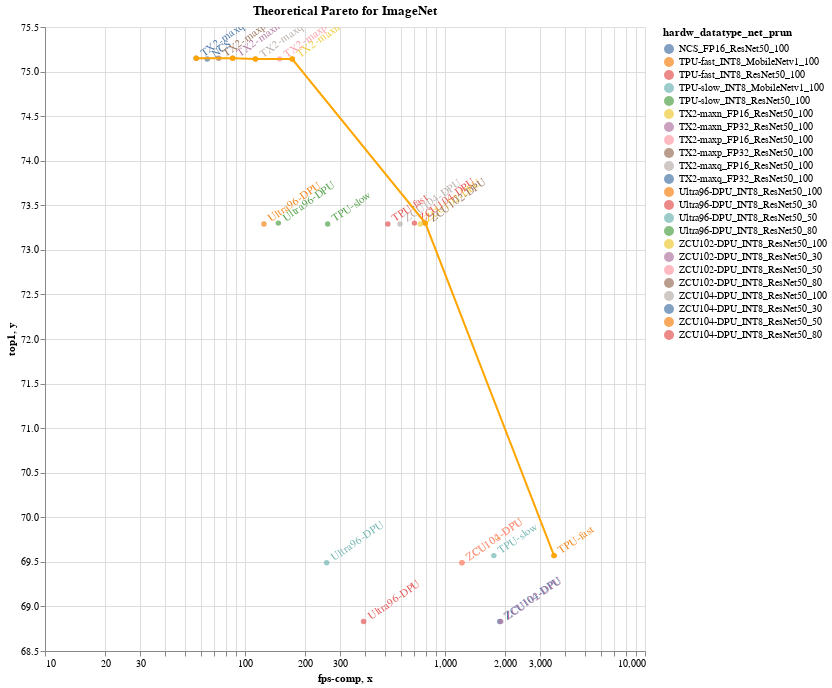

Here is the notebook cell this chart was saved with:
### Markdown cell above
### ImageNet

### Code cell
#hide_input
%run scripts/overlapped_pareto.py
theor_pareto(net_keyword='imagenet', title= 'Theoretical Pareto for ImageNet')

### Figure 1 — Vega-Lite specification as saved in the notebook (floating-point values rounded to 4 significant figures)
{"config": {"view": {"continuousWidth": 400, "continuousHeight": 300}}, "layer": [{"mark": {"type": "point", "filled": true}, "encoding": {"color": {"type": "nominal", "field": "hardw_datatype_net_prun"}, "tooltip": [{"type": "nominal", "field": "hardw_datatype_net_prun"}, {"type": "quantitative", "field": "fps-comp"}, {"type": "nominal", "field": "top1"}], "x": {"type": "quantitative", "field": "fps-comp", "scale": {"type": "log"}}, "y": {"type": "quantitative", "field": "top1", "scale": {"zero": false}}}, "height": 624.0, "selection": {"selector011": {"type": "interval", "bind": "scales", "encodings": ["x", "y"]}}, "title": "Theoretical Pareto for ImageNet", "width": 600}, {"mark": {"type": "text", "align": "left", "angle": 325, "baseline": "middle", "dx": 7}, "encoding": {"color": {"type": "nominal", "field": "hardw_datatype_net_prun"}, "text": {"type": "nominal", "field": "hardw"}, "tooltip": [{"type": "nominal", "field": "hardw_datatype_net_prun"}, {"type": "quantitative", "field": "fps-comp"}, {"type": "nominal", "field": "top1"}], "x": {"type": "quantitative", "field": "fps-comp", "scale": {"type": "log"}}, "y": {"type": "quantitative", "field": "top1", "scale": {"zero": false}}}, "height": 624.0, "title": "Theoretical Pareto for ImageNet", "width": 600}, {"data": {"name": "data-51fb11200defad865cc5bc0c41393302"}, "mark": {"type": "line", "point": true}, "encoding": {"color": {"value": "#FFA500"}, "tooltip": [{"type": "nominal", "field": "group"}, {"type": "quantitative", "field": "x"}, {"type": "nominal", "field": "y"}], "x": {"type": "quantitative", "field": "x", "scale": {"type": "log"}}, "y": {"type": "quantitative", "field": "y", "scale": {"zero": false}}}, "selection": {"selector010": {"type": "interval", "bind": "scales", "encodings": ["x", "y"]}}}], "data": {"name": "data-f4cfe0d48995c04400a447a9b9533f5e"}, "$schema": "https://vega.github.io/schema/vega-lite/v4.0.2.json", "datasets": {"data-f4cfe0d48995c04400a447a9b9533f5e": [{"hardw_datatype_net_prun": "TPU-fast_INT8_MobileNetv1_100", "hardw": "TPU-fast", "network": "MobileNetv1", "fps-comp": 3509.0, "top1": "69.57", "type": "predicted"}, {"hardw_datatype_net_prun": "TPU-slow_INT8_MobileNetv1_100", "hardw": "TPU-slow", "network": "MobileNetv1", "fps-comp": 1754.0, "top1": "69.57", "type": "predicted"}, {"hardw_datatype_net_prun": "Ultra96-DPU_INT8_ResNet50_100", "hardw": "Ultra96-DPU", "network": "ResNet50", "fps-comp": 124.4, "top1": "73.29", "type": "predicted"}, {"hardw_datatype_net_prun": "ZCU104-DPU_INT8_ResNet50_100", "hardw": "ZCU104-DPU", "network": "ResNet50", "fps-comp": 595.9, "top1": "73.29", "type": "predicted"}, {"hardw_datatype_net_prun": "ZCU102-DPU_INT8_ResNet50_100", "hardw": "ZCU102-DPU", "network": "ResNet50", "fps-comp": 752.9, "top1": "73.29", "type": "predicted"}, {"hardw_datatype_net_prun": "TPU-fast_INT8_ResNet50_100", "hardw": "TPU-fast", "network": "ResNet50", "fps-comp": 518.1, "top1": "73.29", "type": "predicted"}, {"hardw_datatype_net_prun": "TPU-slow_INT8_ResNet50_100", "hardw": "TPU-slow", "network": "ResNet50", "fps-comp": 259.1, "top1": "73.29", "type": "predicted"}, {"hardw_datatype_net_prun": "Ultra96-DPU_INT8_ResNet50_80", "hardw": "Ultra96-DPU", "network": "ResNet50", "fps-comp": 146.8, "top1": "73.30", "type": "predicted"}, {"hardw_datatype_net_prun": "ZCU104-DPU_INT8_ResNet50_80", "hardw": "ZCU104-DPU", "network": "ResNet50", "fps-comp": 703.4, "top1": "73.30", "type": "predicted"}, {"hardw_datatype_net_prun": "ZCU102-DPU_INT8_ResNet50_80", "hardw": "ZCU102-DPU", "network": "ResNet50", "fps-comp": 797.5, "top1": "73.30", "type": "predicted"}, {"hardw_datatype_net_prun": "Ultra96-DPU_INT8_ResNet50_50", "hardw": "Ultra96-DPU", "network": "ResNet50", "fps-comp": 256.0, "top1": "69.49", "type": "predicted"}, {"hardw_datatype_net_prun": "ZCU104-DPU_INT8_ResNet50_50", "hardw": "ZCU104-DPU", "network": "ResNet50", "fps-comp": 1216.0, "top1": "69.49", "type": "predicted"}, {"hardw_datatype_net_prun": "ZCU102-DPU_INT8_ResNet50_50", "hardw": "ZCU102-DPU", "network": "ResNet50", "fps-comp": 1216.0, "top1": "69.49", "type": "predicted"}, {"hardw_datatype_net_prun": "Ultra96-DPU_INT8_ResNet50_30", "hardw": "Ultra96-DPU", "network": "ResNet50", "fps-comp": 391.8, "top1": "68.83", "type": "predicted"}, {"hardw_datatype_net_prun": "ZCU104-DPU_INT8_ResNet50_30", "hardw": "ZCU104-DPU", "network": "ResNet50", "fps-comp": 1878.0, "top1": "68.83", "type": "predicted"}, {"hardw_datatype_net_prun": "ZCU102-DPU_INT8_ResNet50_30", "hardw": "ZCU102-DPU", "network": "ResNet50", "fps-comp": 1901.0, "top1": "68.83", "type": "predicted"}, {"hardw_datatype_net_prun": "TX2-maxn_FP16_ResNet50_100", "hardw": "TX2-maxn", "network": "ResNet50", "fps-comp": 172.3, "top1": "75.14", "type": "predicted"}, {"hardw_datatype_net_prun": "TX2-maxp_FP16_ResNet50_100", "hardw": "TX2-maxp", "network": "ResNet50", "fps-comp": 149.0, "top1": "75.14", "type": "predicted"}, {"hardw_datatype_net_prun": "TX2-maxq_FP16_ResNet50_100", "hardw": "TX2-maxq", "network": "ResNet50", "fps-comp": 112.7, "top1": "75.14", "type": "predicted"}, {"hardw_datatype_net_prun": "NCS_FP16_ResNet50_100", "hardw": "NCS", "network": "ResNet50", "fps-comp": 64.77, "top1": "75.14", "type": "predicted"}, {"hardw_datatype_net_prun": "TX2-maxn_FP32_ResNet50_100", "hardw": "TX2-maxn", "network": "ResNet50", "fps-comp": 86.79, "top1": "75.15", "type": "predicted"}, {"hardw_datatype_net_prun": "TX2-maxp_FP32_ResNet50_100", "hardw": "TX2-maxp", "network": "ResNet50", "fps-comp": 73.83, "top1": "75.15", "type": "predicted"}, {"hardw_datatype_net_prun": "TX2-maxq_FP32_ResNet50_100", "hardw": "TX2-maxq", "network": "ResNet50", "fps-comp": 56.99, "top1": "75.15", "type": "predicted"}], "data-51fb11200defad865cc5bc0c41393302": [{"x": 56.99, "y": "75.15", "group": "TX2-maxq_FP32_ResNet50_100"}, {"x": 86.79, "y": "75.15", "group": "TX2-maxn_FP32_ResNet50_100"}, {"x": 112.7, "y": "75.14", "group": "TX2-maxq_FP16_ResNet50_100"}, {"x": 172.3, "y": "75.14", "group": "TX2-maxn_FP16_ResNet50_100"}, {"x": 797.5, "y": "73.30", "group": "ZCU102-DPU_INT8_ResNet50_80"}, {"x": 3509.0, "y": "69.57", "group": "TPU-fast_INT8_MobileNetv1_100"}]}}
